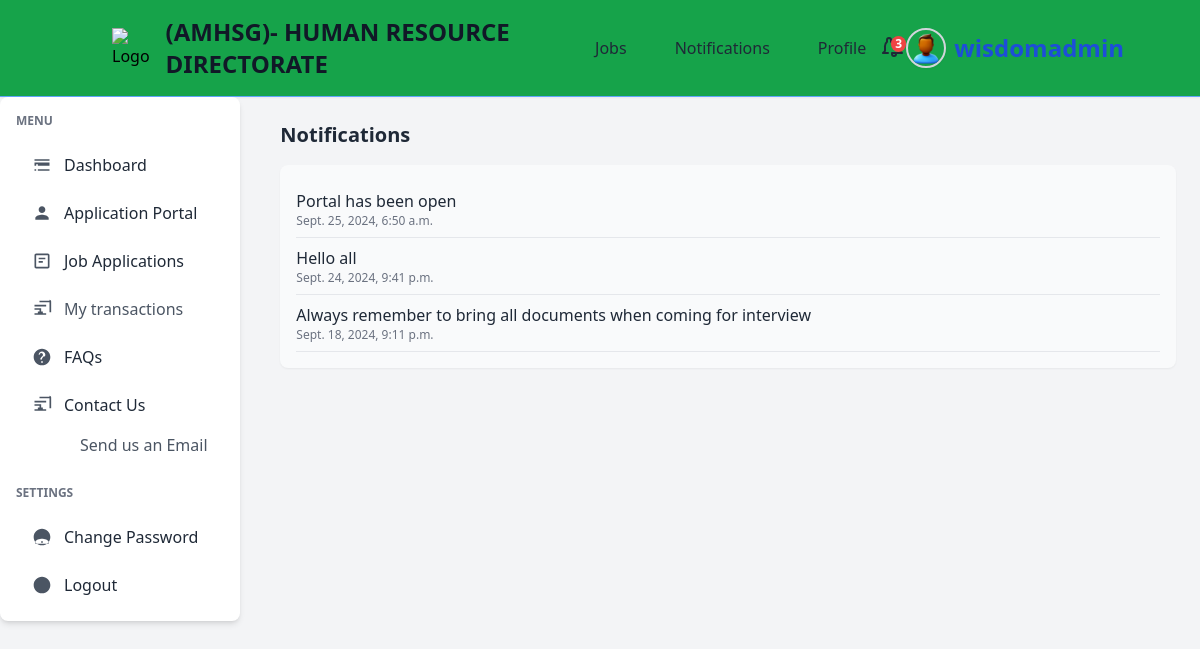
The app's page /notifications/ (signed in) with its own data.
### notifications/models.py (models this page shows, shortened)
class Notification(models.Model):
    message = models.CharField(max_length=255)
    date = models.DateTimeField(auto_now_add=True)

### notifications/views.py (the view)
# urls.py: path('notifications/', views.notification_list, name='notification-list'),
@login_required(login_url="my-login")
def notification_list(request):
    notifications = Notification.objects.all().order_by('-date')
    context = {
        'notifications': notifications,
    }
    return render(request, 'notifications/index.html', context)

### templates/notifications/index.html
{% extends 'authentication/dash-base.html' %} {% block content %}
<section>
  <h2 class="text-xl font-semibold text-gray-800 mb-4">Notifications</h2>
  <div class="bg-gray-50 p-4 rounded-lg shadow-sm">
    <ul>
      {% for notification in notifications %}
      <li class="border-b border-gray-200 py-2">
        <p class="text-gray-800">{{ notification.message }}</p>
        <p class="text-gray-500 text-xs">{{ notification.date }}</p>
      </li>
      {% empty %}
      <li class="text-gray-600">No notifications.</li>
      {% endfor %}
    </ul>
  </div>
</section>
{% endblock %}

### templates/authentication/dash-base.html (shortened to what this page needs)
{% load static tailwind_tags %}
<!DOCTYPE html>
<html lang="en">
  <head>
    <link
      href="https://cdn.jsdelivr.net/npm/tailwindcss@2.2.19/dist/tailwind.min.css"
      rel="stylesheet"
    />
    <link
      rel="stylesheet"
      href="https://cdnjs.cloudflare.com/ajax/libs/font-awesome/6.0.0-beta3/css/all.min.css"
    />
    <link rel="stylesheet" href="https://cdn.jsdelivr.net/npm/flatpickr/dist/flatpickr.min.css">
    <link href="{% static 'css/styles.css' %}" rel="stylesheet">
    <link href="https://cdn.jsdelivr.net/npm/tailwindcss@2.2.19/dist/tailwind.min.css" rel="stylesheet">
    <link href="https://cdn.jsdelivr.net/npm/select2@4.1.0-rc.0/dist/css/select2.min.css" rel="stylesheet" />
    {% tailwind_css %}
  </head>
  <body class="bg-gray-100">
<header class="bg-green-600 shadow-sm border-b border-blue-400">
  <div class="container mx-auto flex items-center justify-between py-4 px-6">
    <div class="flex items-center space-x-4">
      <img src="{% static 'img/logo.png' %}" alt="Logo" class="w-10 h-10" />
      <a href="{% url 'dashboard' %}" class="text-2xl font-bold text-gray-900">
        (AMHSG)- HUMAN RESOURCE DIRECTORATE
      </a>
    </div>
    <nav class="hidden md:flex space-x-4">
      <a href="{% url 'job-list' %}" class="px-4 py-2 text-gray-800 hover:bg-yellow-600 hover:text-white rounded-md">
        Jobs
      </a>
      <a href="{% url 'notification-list' %}" class="px-4 py-2 text-gray-800 hover:bg-yellow-600 hover:text-white rounded-md">
        Notifications
      </a>
      <a href="#" class="px-4 py-2 text-gray-800 hover:bg-yellow-600 hover:text-white rounded-md">
        Profile
      </a>
    </nav>
    <div class="relative">
      <button id="notificationButton" class="relative flex items-center text-gray-800 hover:text-blue-600">
        <span class="absolute top-0 right-0 bg-red-500 text-white text-xs font-bold rounded-full px-1">{{ notifications.count }}</span>
      </button>
    </div>
    <div class="relative">
      <button id="profileMenuButton" class="flex items-center space-x-2 text-gray-800 hover:text-blue-600">
        <img src="{% static 'img/profile.png' %}" alt="Profile Image" class="w-10 h-10 rounded-full border-2 border-gray-300 shadow-sm" />
        <span class="hidden md:inline font-extrabold text-2xl text-blue-700">{{ user.username }}</span>
      </button>
    </div>
  </div>
</header>
    <div class="flex flex-col md:flex-row md:space-x-4">
      <aside class="w-full md:w-1/4 bg-white shadow-md rounded-lg p-4 mb-4 md:mb-0">
        <nav class="space-y-6">
          <div>
            <h2 class="text-xs font-semibold text-gray-500 uppercase mb-4">Menu</h2>
            <ul class="space-y-2">
              <li>
                <a
                  href="{% url 'dashboard' %}"
                  class="flex items-center px-4 py-2 text-gray-800 hover:bg-blue-500 rounded transition-colors duration-200"
                >
                  <svg
                    class="w-5 h-5 mr-3 text-gray-600"
                    fill="currentColor"
                    xmlns="http://www.w3.org/2000/svg"
                    viewBox="0 0 24 24"
                  >
                    <path
                      d="M3 13h2v-2H3v2zm4 0h14v-2H7v2zm0 6h14v-2H7v2zm-4 0h2v-2H3v2zm0-14v2h18V5H3zm0 6h18v-2H3v2z"
                    />
                  </svg>
                  Dashboard
                </a>
              </li>
              <li>
                <a
                  href="{% url 'application-portal' %}"
                  class="flex items-center px-4 py-2 text-gray-800 hover:bg-blue-500 rounded transition-colors duration-200"
                >
                  <svg
                    class="w-5 h-5 mr-3 text-gray-600"
                    fill="currentColor"
                    xmlns="http://www.w3.org/2000/svg"
                    viewBox="0 0 24 24"
                  >
                    <path
                      d="M12 12c2.21 0 4-1.79 4-4s-1.79-4-4-4-4 1.79-4 4 1.79 4 4 4zm0 2c-2.67 0-8 1.34-8 4v2h16v-2c0-2.66-5.33-4-8-4z"
                    />
                  </svg>
                  Application Portal
                </a>
              </li>
              <li>
                <a
                  href="{% url 'job-applications' %}"
                  class="flex items-center px-4 py-2 text-gray-800 hover:bg-blue-500 rounded transition-colors duration-200"
                >
                  <svg
                    class="w-5 h-5 mr-3 text-gray-600"
                    fill="currentColor"
                    xmlns="http://www.w3.org/2000/svg"
                    viewBox="0 0 24 24"
                  >
                    <path
                      d="M19 3H5c-1.1 0-2 .9-2 2v14c0 1.1.9 2 2 2h14c1.1 0 2-.9 2-2V5c0-1.1-.9-2-2-2zm0 16H5V5h14v14zM8 8h8v2H8zm0 4h5v2H8z"
                    />
                  </svg>
                  Job Applications
                </a>
              </li>
              <li>
                <a
                  href="{% url 'my-transactions' %}"
                  class="flex items-center px-4 py-2 text-gray-600 hover:bg-blue-500 rounded transition-colors duration-200"
                >
                  <svg
                    class="w-5 h-5 mr-3 text-gray-600"
                    fill="currentColor"
                    xmlns="http://www.w3.org/2000/svg"
                    viewBox="0 0 24 24"
                  >
                    <path
                      d="M3 13h8v-2H3v2zm0 6h14v-2H3v2zm0-10h14V7H3v2zm18-7H9v2h12v12h2V3c0-1.1-.9-2-2-2zM13 15h-2v-2H9v2H7v2h2v2h2v-2h2v-2z"
                    />
                  </svg>
                  My transactions
                </a>
              </li>
              <li>
                <a
                  href="#"
                  class="flex items-center px-4 py-2 text-gray-800 hover:bg-blue-500 rounded transition-colors duration-200"
                >
                  FAQs
                </a>
              </li>
              <li>
                <a
                  href="#"
                  class="flex items-center px-4 py-2 text-gray-800 hover:bg-blue-500 rounded transition-colors duration-200"
                >
                  <svg
                    class="w-5 h-5 mr-3 text-gray-600"
                    fill="currentColor"
                    xmlns="http://www.w3.org/2000/svg"
                    viewBox="0 0 24 24"
                  >
                    <path
                      d="M3 13h8v-2H3v2zm0 6h14v-2H3v2zm0-10h14V7H3v2zm18-7H9v2h12v12h2V3c0-1.1-.9-2-2-2zM13 15h-2v-2H9v2H7v2h2v2h2v-2h2v-2z"
                    />
                  </svg>
                  Contact Us
                </a>
                <ul class="pl-12 mt-1 space-y-1">
                  <li>
                    <a
                      href="#"
                      class="block px-4 py-1 text-gray-600 hover:underline hover:bg-blue-500"
                    >
                      Send us an Email
                    </a>
                  </li>
                </ul>
              </li>
            </ul>
          </div>
          <div>
            <h2 class="text-xs font-semibold text-gray-500 uppercase mb-4">
              Settings
            </h2>
            <ul class="space-y-2">
              <li>
                <a
                  href="#"
                  class="flex items-center px-4 py-2 text-gray-800 hover:bg-blue-500 rounded transition-colors duration-200"
                >
                  <svg
                    class="w-5 h-5 mr-3 text-gray-600"
                    fill="currentColor"
                    xmlns="http://www.w3.org/2000/svg"
                    viewBox="0 0 24 24"
                  >
                    <path
                      d="M12 2c5.52 0 10 4.48 10 10s-4.48 10-10 10S2 17.52 2 12 6.48 2 12 2zm1 17h-2v-2h2v2zm-1-5c-2.67 0-8 1.34-8 4v2h16v-2c0-2.66-5.33-4-8-4z"
                    />
                  </svg>
                  Change Password
                </a>
              </li>
              <li>
                <a
                  href="{% url 'user-logout' %}"
                  class="flex items-center px-4 py-2 text-gray-800 hover:bg-red-500 rounded transition-colors duration-200"
                >
                  <svg
                    class="w-5 h-5 mr-3 text-gray-600"
                    fill="currentColor"
                    xmlns="http://www.w3.org/2000/svg"
                    viewBox="0 0 24 24"
                  >
                    <path
                      d="M12 2c5.52 0 10 4.48 10 10s-4.48 10-10 10S2 17.52 2 12 6.48 2 12 2zm1 17h-2v-2h2v2zm0-6h-2v-6h2v6z"
                    />
                  </svg>
                  Logout
                </a>
              </li>
            </ul>
          </div>
        </nav>
      </aside>
    <main class="container mx-auto p-6">
      {% block content %}{% endblock %}
    </main>
  </body>
</html>

### records on screen
Notification: message "Portal has been open", date "Sept. 25, 2024, 6:50 a.m."
Notification: message "Hello all", date "Sept. 24, 2024, 9:41 p.m."
Notification: message "Always remember to bring all documents when coming for interview", date "Sept. 18, 2024, 9:11 p.m."

### other values on screen
{{ notifications.count }} "3"
{{ user.username }} "wisdomadmin"
